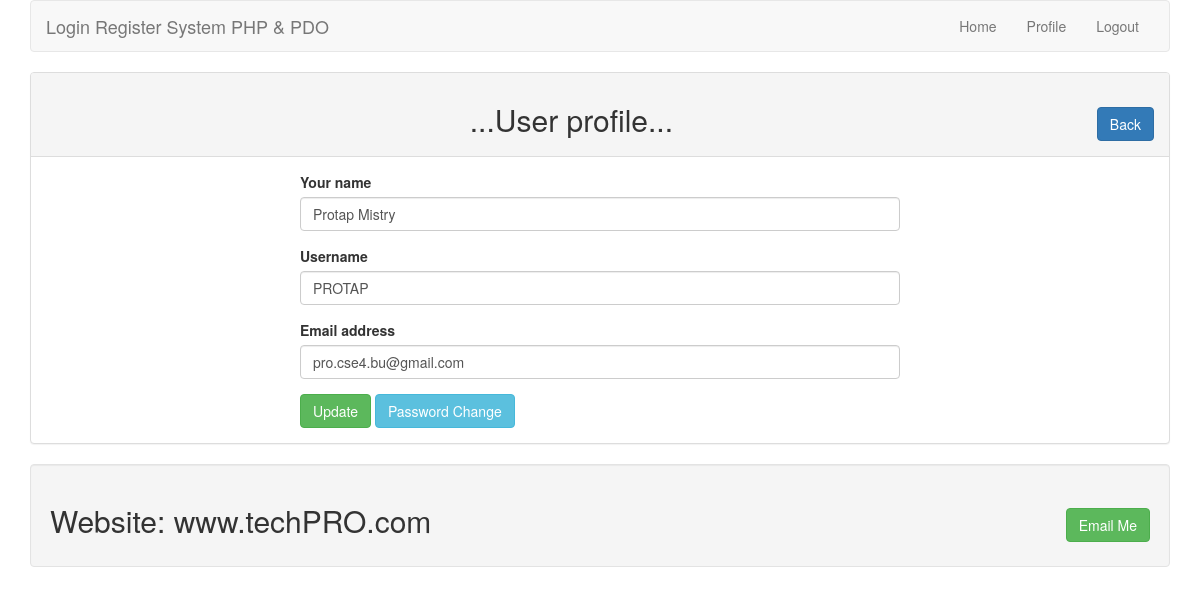
Page /profile.php?id=1 (signed in) on the committed database.
### tables this page shows
CREATE TABLE `users` (
  `id` int(11) NOT NULL,
  `name` varchar(255) NOT NULL,
  `username` varchar(255) NOT NULL,
  `email` varchar(255) NOT NULL,
  `password` varchar(255) NOT NULL
);

### lib/User.php (called while the page is built, shortened)
<?php
include_once 'Session.php';
include 'Database.php';
class User
{
	private $table= "users";
	public function getUserById($id)
	{
		$sql= "select * from $this->table where id= :id limit 1";
		$query= dbConnection::myPrepareMethod($sql);
		$query->bindValue(':id', $id);
		$query->execute();
		$result= $query->fetch(PDO::FETCH_OBJ);
		return $result;
	}
}
?>

### lib/Database.php (called while the page is built, shortened)
<?php
	class dbConnection{
		private static $pdo;
		public static function getDatabase(){
			if(!isset(self::$pdo)){
				try{
					self::$pdo= new PDO('mysql: host='.db_host.'; dbname='.db_name, db_user, db_pass);
				}
				catch(PDOException $e){
					echo $e->getMessage();
				}
			}
			return self::$pdo;
		}
		public static function myPrepareMethod($sql){
			return self::getDatabase()->prepare($sql);
		}
	}
?>

### lib/Session.php (called while the page is built, shortened)
<?php
class Session
{
	public static function get($key)
	{
		if(isset($_SESSION[$key]))
		{
		    return $_SESSION[$key];
		}
		else
		{
			return false;
		}
	}
}
?>

### profile.php (the view, shortened to what this page needs)
<?php
  include 'lib/user.php';
  include 'inc/header.php';
?>
<?php
	if(isset($_GET['id']))
	{
		$userid= (int) $_GET['id'];
	}
	$user= new User();
?>
		<div class="panel panel-default">
		    <div class="panel-heading">
			    <h2 class="text-center"> ...User profile... <span class="pull-right">
				<a class="btn btn-primary" href="index.php"> Back </a>
				</span>
				</h2>
			</div>
			<div class="panel-body">
				<div style="max-width:600px; margin:0 auto">
					<?php
						$userdata= $user->getUserById($userid);
						if($userdata)
						{
					?>
					<form action=" " method="POST">
		                <div class="form-group">
						    <label for="name">Your name</label>
							<input type="text" id="name" name="name" class="form-control" value="<?php echo $userdata->name; ?>"/ >
						</div>
						<div class="form-group">
						    <label for="username">Username</label>
							<input type="text" id="username" name="username" class="form-control"  value="<?php echo $userdata->username; ?>"/ >
						</div>
						<div class="form-group">
						    <label for="email">Email address</label>
							<input type="text" id="email" name="email" class="form-control" value="<?php echo $userdata->email; ?>"/ >
						</div>
						<?php
							$sesid= Session::get("id");
							if($userid==$sesid)
							{
						?>
						<button type="submit" name="update" class="btn btn-success">Update</button>
						<a class="btn btn-info" href="changepass.php?id=<?php echo $userid;?>">Password Change</a>
						<?php } ?>
		            </form>
					<?php } ?>
	            </div>
			</div>
		</div>
<?php include 'inc/footer.php';	?>

### rows in the picture
users: name "Protap Mistry", username "PROTAP", email "pro.cse4.bu@gmail.com"
